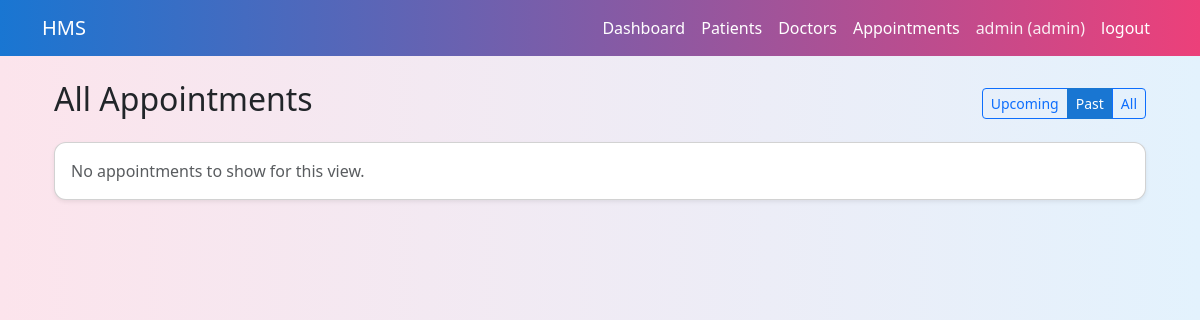
/admin/appointments?view=past (signed in), run on an earlier commit of the app's database.
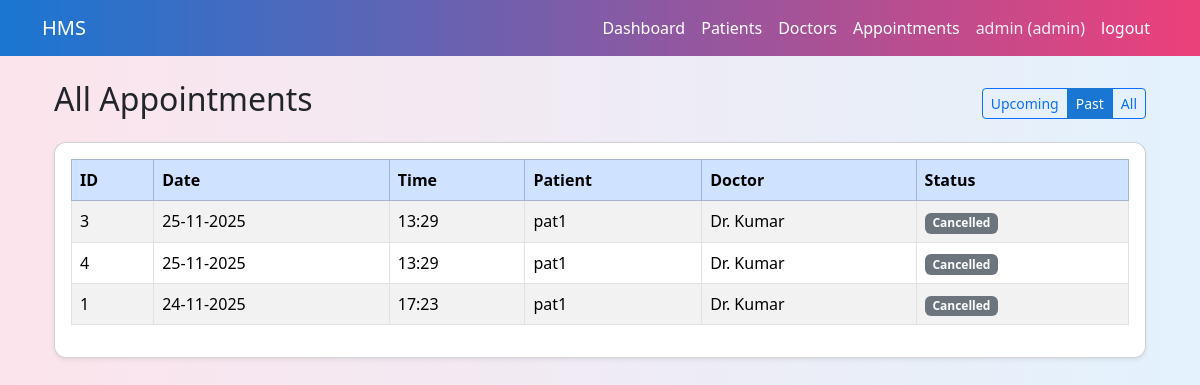
And on a later commit of the database.
### models.py (models this page shows, shortened)
class Appointment(db.Model):
    __tablename__="appointments"
    id =db.Column(db.Integer,primary_key=True)
    patient_id=db.Column(db.Integer,db.ForeignKey("patients.id"),nullable=False)
    doctor_id=db.Column(db.Integer,db.ForeignKey("doctors.id"),nullable=False)
    date=db.Column(db.Date,nullable=False)
    time=db.Column(db.Time,nullable=False)
    status=db.Column(db.String(20),default="Booked")
    created_at=db.Column(db.DateTime,default=datetime.utcnow)
    updated_at=db.Column(db.DateTime,default=datetime.utcnow,onupdate=datetime.utcnow)
    patient=db.relationship("Patient",back_populates="appointments")
    doctor=db.relationship("Doctor",back_populates="appointments")
    treatment=db.relationship("Treatment",back_populates="appointment",uselist=False)

class Patient(db.Model):
    __tablename__="patients"
    id=db.Column(db.Integer,primary_key=True)
    user_id=db.Column(db.Integer,db.ForeignKey("users.id"),nullable=False)
    full_name=db.Column(db.String(120), nullable=False)
    age= db.Column(db.Integer)
    gender=db.Column(db.String(10))
    phone=db.Column(db.String(20))
    address=db.Column(db.String(255))
    is_balcklisted=db.Column(db.Boolean,default=False)
    user=db.relationship("User",back_populates="patient_profile")
    appointments=db.relationship("Appointment",back_populates="patient")

class Doctor(db.Model):
    __tablename__="doctors"
    id=db.Column(db.Integer,primary_key=True)
    user_id=db.Column(db.Integer,db.ForeignKey("users.id"),nullable=False)
    department_id=db.Column(db.Integer,db.ForeignKey("departments.id"))
    full_name=db.Column(db.String(120),nullable=False)
    phone=db.Column(db.String(20))
    about=db.Column(db.Text)
    experience_years=db.Column(db.Integer)
    is_active=db.Column(db.Boolean, default=True)
    user=db.relationship("User",back_populates="doctor_profile")
    department=db.relationship("Department",back_populates="doctors")
    appointments=db.relationship("Appointment",back_populates="doctor")
    availabilities=db.relationship("DoctorAvailability",back_populates="doctor")

### app.py (the view)
    @app.route('/admin/appointments')
    def admin_appointments():
        if session.get('role') != 'admin':
            return redirect(url_for('login'))
        view = request.args.get('view','upcoming')
        query=Appointment.query.join(Patient).join(Doctor)
        today=date.today()
        if view =='upcoming':
            query=query.filter(Appointment.date >= today).order_by(Appointment.date,Appointment.time)
        elif view == 'past':
            query=query.filter(Appointment.date < today).order_by(Appointment.date.desc(),Appointment.time.desc())
        else:
            query=query.order_by(Appointment.date.desc(),Appointment.time.desc())
        appointments = query.all()
        return render_template(
            'admin_appointments.html',
            appointments=appointments,
            view=view
        )

### templates/admin_appointments.html
{% extends "base.html" %}
{% block content %}
<div class="container mt-4">
    <div class="d-flex justify-content-between align-items-center mb-3">
        <h2>All Appointments</h2>
        <div class="btn-group">
            <a href="{{ url_for('admin_appointments', view='upcoming') }}"
               class="btn btn-sm {% if view == 'upcoming' %}btn-primary{% else %}btn-outline-primary{% endif %}">
                Upcoming
            </a>
            <a href="{{ url_for('admin_appointments', view='past') }}"
               class="btn btn-sm {% if view == 'past' %}btn-primary{% else %}btn-outline-primary{% endif %}">
                Past
            </a>
            <a href="{{ url_for('admin_appointments', view='all') }}"
               class="btn btn-sm {% if view == 'all' %}btn-primary{% else %}btn-outline-primary{% endif %}">
                All
            </a>
        </div>
    </div>
    <div class="card p-3 shadow-sm">
        {% if appointments %}
        <table class="table table-striped table-bordered">
            <thead class="table-primary">
                <tr>
                    <th>ID</th>
                    <th>Date</th>
                    <th>Time</th>
                    <th>Patient</th>
                    <th>Doctor</th>
                    <th>Status</th>
                </tr>
            </thead>
            <tbody>
                {% for appt in appointments %}
                <tr>
                    <td>{{ appt.id }}</td>
                    <td>{{ appt.date.strftime('%d-%m-%Y') }}</td>
                    <td>{{ appt.time.strftime('%H:%M') }}</td>
                    <td>{{ appt.patient.full_name if appt.patient else 'Unknown' }}</td>
                    <td>{{ appt.doctor.full_name if appt.doctor else 'Unknown' }}</td>
                    <td>
                        {% if appt.status == 'Booked' %}
                        <span class="badge bg-info text-dark">Booked</span>
                        {% elif appt.status == 'Completed' %}
                        <span class="badge bg-success">Completed</span>
                        {% elif appt.status == 'Cancelled' %}
                        <span class="badge bg-secondary">Cancelled</span>
                        {% else %}
                        <span class="badge bg-light text-dark">{{ appt.status }}</span>
                        {% endif %}
                    </td>
                </tr>
                {% endfor %}
            </tbody>
        </table>
        {% else %}
        <p class="text-muted mb-0">No appointments to show for this view.</p>
        {% endif %}
    </div>
</div>
{% endblock %}

What changed in the data, as far as the page shows it:
added Appointment: id "3", date "25-11-2025", time "13:29", patient "pat1", doctor "Dr. Kumar", status "Cancelled"
added Appointment: id "4", date "25-11-2025", time "13:29", patient "pat1", doctor "Dr. Kumar", status "Cancelled"
added Appointment: id "1", date "24-11-2025", time "17:23", patient "pat1", doctor "Dr. Kumar", status "Cancelled"
Also different on the page:
text no longer shown: "No appointments to show for this view."
text now shown: "ID Date Time Patient Doctor Status"
